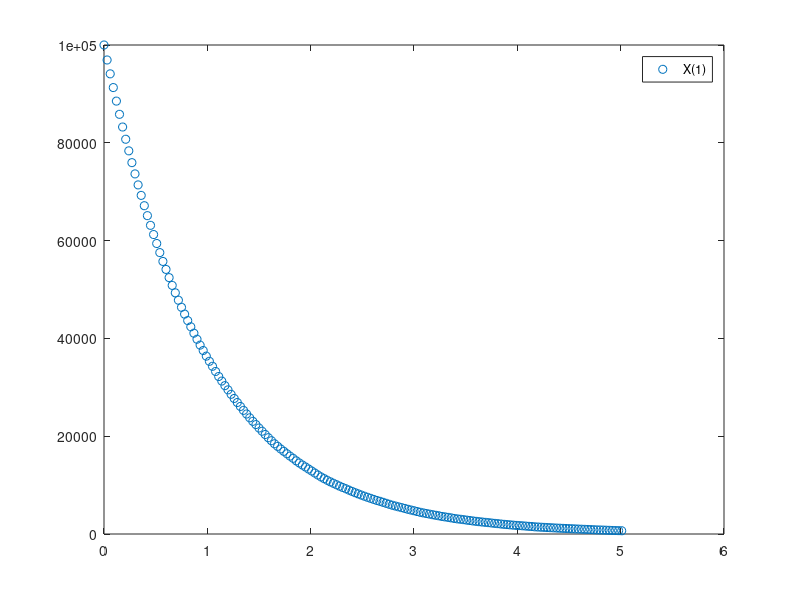

Recreate this plot in MATLAB.
%%%% Gillespie Tau Leaping %%%% 

clear;
clc;

N=1; %Número de componentes
M=1; %Número de reacciones

%Vector X de numero de moléculas de cada componente
X=zeros(1,N);
X(1)=1e5;

%Constantes de cada reacción
c=zeros(1,M);
c(1)=1;

%Matriz de reacciones v
v=zeros(M,N);
v(1,1)=-1;

%Vector de kj's
k=zeros(1,M);

%Lambda
lambda=zeros(1,N);

%Vector de a's
a=zeros(1,M);

%Matriz de b's
b=zeros(M,N);

%Epsilon
eps=zeros(1,N);

%Taus
taus=zeros(1,M);

a0=0;
d=0;
ep=0.03;

T(1)=0;
n=1;
while T(n)<5
    %%%% Calcular tau %%%%
    b(1,1)=c(1);
    
    a(1)=c(1)*X(n);
    
    a0=sum(a);
    
    for j=1:M
        eps=eps+a(j)*v(j,:);
    end
    
    for j=1:M
        for i=1:N
            d=d+eps(i)*b(j,i);
        end
        d=abs(d);
        taus(j)=ep*a0/d;
    end
    d=0;
    eps=zeros(1,N);
    tau=min(taus);
    %%%%%%%%%%%%%%%%%%%%%%
    %%%% Calcular las demás cosas %%%%
    for j=1:M
        k(j)=poissrnd(a(j)*tau);
        lambda=lambda+k(j)*v(j,:);
    end
    T(n+1)=T(n)+tau;
    X(n+1,1)=X(n,1)+lambda;
    lambda=zeros(1,N);
    a0=0;
    n=n+1;
end
plot(T,X(:,1),'o')
legend('X(1)')
disp('Número de pasos: ')
disp(n)